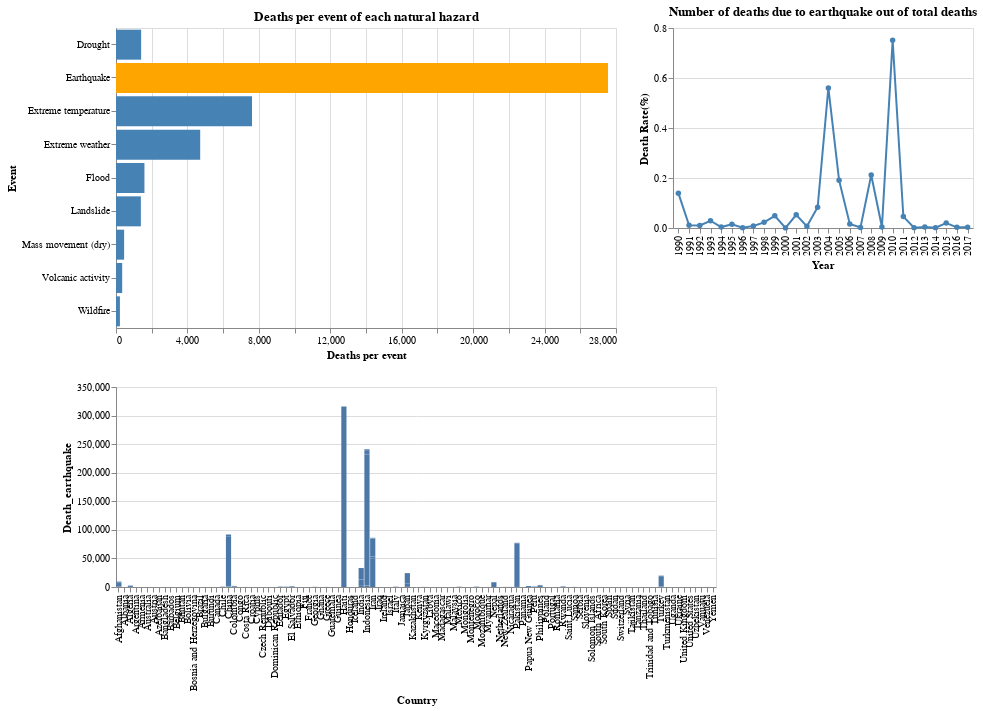

The notebook cell saved with this chart:
### Code cell
alt.vconcat(alt.concat(disasters_hist,dr_plot),exp)

### Figure 1 — Vega-Lite specification as saved in the notebook (floating-point values rounded to 4 significant figures; data arrays with more than 128 entries replaced by an {"elided": "..."} marker saying what was removed)
{"$schema": "https://vega.github.io/schema/vega-lite/v3.4.0.json", "config": {"mark": {"tooltip": null}, "view": {"height": 300, "width": 400}}, "datasets": {"data-0691412104040ab16a24ad5ac8527339": [{"Entity": "Drought", "death_per_event": 1408}, {"Entity": "Earthquake", "death_per_event": 27553}, {"Entity": "Extreme temperature", "death_per_event": 7617}, {"Entity": "Extreme weather", "death_per_event": 4715}, {"Entity": "Flood", "death_per_event": 1593}, {"Entity": "Landslide", "death_per_event": 1392}, {"Entity": "Mass movement (dry)", "death_per_event": 455}, {"Entity": "Volcanic activity", "death_per_event": 347}, {"Entity": "Wildfire", "death_per_event": 219}], "data-73c406fe81df85a17599c9536a23c9b6": [{"Death Rate": 0.1394, "Death_earthquake": 52945, "Death_total": 37980000.0, "Year": 1990}, {"Death Rate": 0.0111, "Death_earthquake": 4262, "Death_total": 38480000.0, "Year": 1991}, {"Death Rate": 0.0103, "Death_earthquake": 3987, "Death_total": 38700000.0, "Year": 1992}, {"Death Rate": 0.029, "Death_earthquake": 11300, "Death_total": 38960000.0, "Year": 1993}, {"Death Rate": 0.0037, "Death_earthquake": 1447, "Death_total": 39590000.0, "Year": 1994}, {"Death Rate": 0.0151, "Death_earthquake": 5948, "Death_total": 39370000.0, "Year": 1995}, {"Death Rate": 0.0014, "Death_earthquake": 568, "Death_total": 39450000.0, "Year": 1996}, {"Death Rate": 0.0081, "Death_earthquake": 3216, "Death_total": 39800000.0, "Year": 1997}, {"Death Rate": 0.0226, "Death_earthquake": 9057, "Death_total": 40060000.0, "Year": 1998}, {"Death Rate": 0.0489, "Death_earthquake": 19657, "Death_total": 40220000.0, "Year": 1999}, {"Death Rate": 0.0005, "Death_earthquake": 219, "Death_total": 40320000.0, "Year": 2000}, {"Death Rate": 0.0528, "Death_earthquake": 21286, "Death_total": 40350000.0, "Year": 2001}, {"Death Rate": 0.0066, "Death_earthquake": 2682, "Death_total": 40540000.0, "Year": 2002}, {"Death Rate": 0.0829, "Death_earthquake": 33813, "Death_total": 40770000.0, "Year": 2003}, {"Death Rate": 0.5603, "Death_earthquake": 228789, "Death_total": 40840000.0, "Year": 2004}, {"Death Rate": 0.1913, "Death_earthquake": 78205, "Death_total": 40870000.0, "Year": 2005}, {"Death Rate": 0.0164, "Death_earthquake": 6674, "Death_total": 40720000.0, "Year": 2006}, {"Death Rate": 0.0018, "Death_earthquake": 719, "Death_total": 40910000.0, "Year": 2007}, {"Death Rate": 0.2117, "Death_earthquake": 88051, "Death_total": 41590000.0, "Year": 2008}, {"Death Rate": 0.0043, "Death_earthquake": 1785, "Death_total": 41820000.0, "Year": 2009}, {"Death Rate": 0.7507, "Death_earthquake": 319319, "Death_total": 42530000.0, "Year": 2010}, {"Death Rate": 0.0457, "Death_earthquake": 19546, "Death_total": 42800000.0, "Year": 2011}, {"Death Rate": 0.0015, "Death_earthquake": 651, "Death_total": 43090000.0, "Year": 2012}, {"Death Rate": 0.0036, "Death_earthquake": 1541, "Death_total": 43300000.0, "Year": 2013}, {"Death Rate": 0.0015, "Death_earthquake": 662, "Death_total": 43920000.0, "Year": 2014}, {"Death Rate": 0.0196, "Death_earthquake": 8780, "Death_total": 44840000.0, "Year": 2015}, {"Death Rate": 0.0026, "Death_earthquake": 1189, "Death_total": 45540000.0, "Year": 2016}, {"Death Rate": 0.0027, "Death_earthquake": 1222, "Death_total": 45970000.0, "Year": 2017}], "data-fbf86ae196f02d5c13de7171afff099c": {"elided": "2912 records"}}, "vconcat": [{"concat": [{"data": {"name": "data-0691412104040ab16a24ad5ac8527339"}, "encoding": {"color": {"condition": {"test": "(datum.Entity === 'Earthquake')", "value": "orange"}, "value": "steelblue"}, "tooltip": [{"field": "death_per_event", "title": "Deaths per Event", "type": "quantitative"}], "x": {"field": "death_per_event", "title": "Deaths per event", "type": "quantitative"}, "y": {"field": "Entity", "title": "Event", "type": "nominal"}}, "height": 300, "mark": "bar", "title": "Deaths per event of each natural hazard", "width": 500}, {"data": {"name": "data-73c406fe81df85a17599c9536a23c9b6"}, "encoding": {"color": {"condition": {"selection": "selector001", "value": "steelblue"}, "value": "lightgray"}, "tooltip": [{"field": "Death Rate", "type": "quantitative"}, {"field": "Year", "type": "quantitative"}], "x": {"field": "Year", "type": "ordinal"}, "y": {"field": "Death Rate", "title": "Death Rate(%)", "type": "quantitative"}}, "height": 200, "mark": {"point": true, "type": "line"}, "selection": {"selector001": {"fields": ["Year"], "type": "single"}}, "title": "Number of deaths due to earthquake out of total deaths", "width": 300}]}, {"data": {"name": "data-fbf86ae196f02d5c13de7171afff099c"}, "encoding": {"x": {"field": "Country", "type": "nominal"}, "y": {"field": "Death_earthquake", "type": "quantitative"}}, "height": 200, "mark": "bar", "transform": [{"filter": {"selection": "selector001"}}], "width": 600}]}
